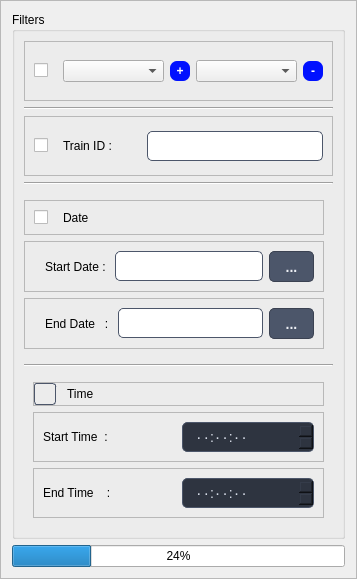
                            <widget class="QFrame" name="frame_45">
                             <property name="frameShape">
                              <enum>QFrame::Shape::StyledPanel</enum>
                             </property>
                             <property name="frameShadow">
                              <enum>QFrame::Shadow::Raised</enum>
                             </property>
                             <layout class="QVBoxLayout" name="verticalLayout_26">
                              <item>
                               <widget class="QGroupBox" name="groupBox_2">
                                <property name="title">
                                 <string>Filters</string>
                                </property>
                                <layout class="QVBoxLayout" name="verticalLayout_8">
                                 <item>
                                  <widget class="QFrame" name="frame_23">
                                   <property name="minimumSize">
                                    <size>
                                     <width>0</width>
                                     <height>60</height>
                                    </size>
                                   </property>
                                   <property name="maximumSize">
                                    <size>
                                     <width>16777215</width>
                                     <height>60</height>
                                    </size>
                                   </property>
                                   <property name="frameShape">
                                    <enum>QFrame::Shape::StyledPanel</enum>
                                   </property>
                                   <property name="frameShadow">
                                    <enum>QFrame::Shadow::Raised</enum>
                                   </property>
                                   <layout class="QHBoxLayout" name="horizontalLayout_8">
                                    <item>
                                     <widget class="QCheckBox" name="checkBox_4">
                                      <property name="maximumSize">
                                       <size>
                                        <width>23</width>
                                        <height>16777215</height>
                                       </size>
                                      </property>
                                      <property name="text">
                                       <string/>
                                      </property>
                                     </widget>
                                    </item>
                                    <item>
                                     <widget class="QComboBox" name="combo_download_all"/>
                                    </item>
                                    <item>
                                     <widget class="QPushButton" name="btn_add">
                                      <property name="minimumSize">
                                       <size>
                                        <width>20</width>
                                        <height>20</height>
                                       </size>
                                      </property>
                                      <property name="maximumSize">
                                       <size>
                                        <width>20</width>
                                        <height>20</height>
                                       </size>
                                      </property>
                                      <property name="styleSheet">
                                       <string notr="true">QPushButton{
	color: white;
    background-color:#0C356A;
	padding: 5px;
	font-size:12px;
	font-weight: bold;
	border-radius:7px;
	background-color: rgb(0, 17, 255);

}

QPushButton:hover{
	background-color: rgb(18, 3, 104);
}

QPushButton:disabled {
    color: #8D8D8D;
}

QPushButton:pressed {
	background: rgb(0, 0, 0);
}

</string>
                                      </property>
                                      <property name="text">
                                       <string>+</string>
                                      </property>
                                     </widget>
                                    </item>
                                    <item>
                                     <widget class="QComboBox" name="combo_download_selected"/>
                                    </item>
                                    <item>
                                     <widget class="QPushButton" name="btn_remove">
                                      <property name="minimumSize">
                                       <size>
                                        <width>20</width>
                                        <height>20</height>
                                       </size>
                                      </property>
                                      <property name="maximumSize">
                                       <size>
                                        <width>20</width>
                                        <height>20</height>
                                       </size>
                                      </property>
                                      <property name="styleSheet">
                                       <string notr="true">QPushButton{
	color: white;
    background-color:#0C356A;
	padding: 5px;
	font-size:12px;
	font-weight: bold;
	border-radius:7px;
	background-color: rgb(0, 17, 255);

}

QPushButton:hover{
	background-color: rgb(18, 3, 104);
}

QPushButton:disabled {
    color: #8D8D8D;
}

QPushButton:pressed {
	background: rgb(0, 0, 0);
}

</string>
                                      </property>
                                      <property name="text">
                                       <string>-</string>
                                      </property>
                                     </widget>
                                    </item>
                                   </layout>
                                  </widget>
                                 </item>
                                 <item>
                                  <widget class="Line" name="line_15">
                                   <property name="orientation">
                                    <enum>Qt::Orientation::Horizontal</enum>
                                   </property>
                                  </widget>
                                 </item>
                                 <item>
                                  <widget class="QFrame" name="frame_25">
                                   <property name="minimumSize">
                                    <size>
                                     <width>0</width>
                                     <height>60</height>
                                    </size>
                                   </property>
                                   <property name="maximumSize">
                                    <size>
                                     <width>16777215</width>
                                     <height>60</height>
                                    </size>
                                   </property>
                                   <property name="frameShape">
                                    <enum>QFrame::Shape::StyledPanel</enum>
                                   </property>
                                   <property name="frameShadow">
                                    <enum>QFrame::Shadow::Raised</enum>
                                   </property>
                                   <layout class="QHBoxLayout" name="horizontalLayout_9">
                                    <item>
                                     <widget class="QCheckBox" name="checkBox">
                                      <property name="maximumSize">
                                       <size>
                                        <width>23</width>
                                        <height>16777215</height>
                                       </size>
                                      </property>
                                      <property name="text">
                                       <string/>
                                      </property>
                                     </widget>
                                    </item>
                                    <item alignment="Qt::AlignmentFlag::AlignLeft">
                                     <widget class="QLabel" name="label_5">
                                      <property name="maximumSize">
                                       <size>
                                        <width>50</width>
                                        <height>16777215</height>
                                       </size>
                                      </property>
                                      <property name="text">
                                       <string>Train ID :</string>
                                      </property>
                                     </widget>
                                    </item>
                                    <item>
                                     <widget class="QLineEdit" name="line_train_id">
                                      <property name="maximumSize">
                                       <size>
                                        <width>176</width>
                                        <height>16777215</height>
                                       </size>
                                      </property>
                                      <property name="styleSheet">
                                       <string notr="true">QLineEdit {

    border: 1px solid #4c566a; /* Subtle border */
    border-radius: 5px; /* Rounded corners */
    padding: 5px 10px; /* Padding inside the line edit */
    color: #d8dee9; /* Text color */
    font-size: 14px; /* Font size */
    font-weight: 400; /* Font weight */
}

QLineEdit:focus {
    border: 1px solid #81a1c1; /* Border color on focus */
    background-color: #3b4252; /* Slightly lighter background color on focus */
    selection-background-color: #81a1c1; /* Selection background color */
    selection-color: #2e3440; /* Selection text color */
}

QLineEdit::placeholder {
    color: #4c566a; /* Placeholder text color */
    font-style: italic; /* Italicize placeholder text */
}</string>
                                      </property>
                                     </widget>
                                    </item>
                                   </layout>
                                  </widget>
                                 </item>
                                 <item>
                                  <widget class="Line" name="line_16">
                                   <property name="orientation">
                                    <enum>Qt::Orientation::Horizontal</enum>
                                   </property>
                                  </widget>
                                 </item>
                                 <item>
                                  <widget class="QFrame" name="frame_26">
                                   <property name="frameShape">
                                    <enum>QFrame::Shape::NoFrame</enum>
                                   </property>
                                   <property name="frameShadow">
                                    <enum>QFrame::Shadow::Raised</enum>
                                   </property>
                                   <layout class="QVBoxLayout" name="verticalLayout_18">
                                    <property name="leftMargin">
                                     <number>0</number>
                                    </property>
                                    <item>
                                     <widget class="QFrame" name="frame">
                                      <property name="frameShape">
                                       <enum>QFrame::Shape::StyledPanel</enum>
                                      </property>
                                      <property name="frameShadow">
                                       <enum>QFrame::Shadow::Raised</enum>
                                      </property>
                                      <layout class="QHBoxLayout" name="horizontalLayout_2">
                                       <item>
                                        <widget class="QCheckBox" name="checkBox_2">
                                         <property name="maximumSize">
                                          <size>
                                           <width>23</width>
                                           <height>16777215</height>
                                          </size>
                                         </property>
                                         <property name="text">
                                          <string/>
                                         </property>
                                         <property name="checked">
                                          <bool>false</bool>
                                         </property>
                                        </widget>
                                       </item>
                                       <item>
                                        <widget class="QLabel" name="label_9">
                                         <property name="text">
                                          <string>Date</string>
                                         </property>
                                        </widget>
                                       </item>
                                      </layout>
                                     </widget>
                                    </item>
                                    <item>
                                     <widget class="QFrame" name="frame_27">
                                      <property name="frameShape">
                                       <enum>QFrame::Shape::StyledPanel</enum>
                                      </property>
                                      <property name="frameShadow">
                                       <enum>QFrame::Shadow::Raised</enum>
                                      </property>
                                      <layout class="QHBoxLayout" name="horizontalLayout_11">
                                       <property name="leftMargin">
                                        <number>20</number>
                                       </property>
                                       <item>
                                        <widget class="QLabel" name="label_10">
                                         <property name="text">
                                          <string>Start Date : </string>
                                         </property>
                                        </widget>
                                       </item>
                                       <item>
                                        <widget class="QLineEdit" name="line_start_date">
                                         <property name="styleSheet">
                                          <string notr="true">QLineEdit {

    border: 1px solid #4c566a; /* Subtle border */
    border-radius: 5px; /* Rounded corners */
    padding: 5px 10px; /* Padding inside the line edit */
    color: #d8dee9; /* Text color */
    font-size: 14px; /* Font size */
    font-weight: 400; /* Font weight */
}

QLineEdit:focus {
    border: 1px solid #81a1c1; /* Border color on focus */
    background-color: #3b4252; /* Slightly lighter background color on focus */
    selection-background-color: #81a1c1; /* Selection background color */
    selection-color: #2e3440; /* Selection text color */
}

QLineEdit::placeholder {
    color: #4c566a; /* Placeholder text color */
    font-style: italic; /* Italicize placeholder text */
}</string>
                                         </property>
                                        </widget>
                                       </item>
                                       <item>
                                        <widget class="QToolButton" name="toolButton">
                                         <property name="styleSheet">
                                          <string notr="true">QToolButton {
    background-color: #4c566a; /* Dark background color */
    border: 1px solid #3b4252; /* Border color */
    border-radius: 5px; /* Rounded corners */
    padding: 5px 10px; /* Padding around the text/icon */
    color: #eceff4; /* Text color */
    font-size: 14px; /* Font size */
    font-weight: bold; /* Font weight */
    icon-size: 24px; /* Icon size */
}

QToolButton:hover {
    background-color: #5e81ac; /* Lighter background color on hover */
    border: 1px solid #4c566a; /* Border color on hover */
}

QToolButton:pressed {
    background-color: #434c5e; /* Darker background color on press */
    border: 1px solid #3b4252; /* Border color on press */
}

QToolButton::menu-indicator {
    image: url(:/icons/icons8-menu-24.png); /* Custom icon for the menu indicator */
    width: 16px; /* Width of the menu indicator */
    height: 16px; /* Height of the menu indicator */
}

QToolButton::separator {
    width: 2px; /* Width of the separator */
    background-color: #3b4252; /* Color of the separator */
}

QToolButton::toolbutton {
    padding: 5px; /* Padding for the toolbutton */
}</string>
                                         </property>
                                         <property name="text">
                                          <string>...</string>
                                         </property>
                                        </widget>
                                       </item>
                                      </layout>
                                     </widget>
                                    </item>
                                    <item>
                                     <widget class="QFrame" name="frame_28">
                                      <property name="frameShape">
                                       <enum>QFrame::Shape::StyledPanel</enum>
                                      </property>
                                      <property name="frameShadow">
                                       <enum>QFrame::Shadow::Raised</enum>
                                      </property>
                                      <layout class="QHBoxLayout" name="horizontalLayout_13">
                                       <property name="leftMargin">
                                        <number>20</number>
                                       </property>
                                       <item>
                                        <widget class="QLabel" name="label_11">
                                         <property name="text">
                                          <string>End Date   : </string>
                                         </property>
                                        </widget>
                                       </item>
                                       <item>
                                        <widget class="QLineEdit" name="line_end_date">
                                         <property name="styleSheet">
                                          <string notr="true">QLineEdit {

    border: 1px solid #4c566a; /* Subtle border */
    border-radius: 5px; /* Rounded corners */
    padding: 5px 10px; /* Padding inside the line edit */
    color: #d8dee9; /* Text color */
    font-size: 14px; /* Font size */
    font-weight: 400; /* Font weight */
}

QLineEdit:focus {
    border: 1px solid #81a1c1; /* Border color on focus */
    background-color: #3b4252; /* Slightly lighter background color on focus */
    selection-background-color: #81a1c1; /* Selection background color */
    selection-color: #2e3440; /* Selection text color */
}

QLineEdit::placeholder {
    color: #4c566a; /* Placeholder text color */
    font-style: italic; /* Italicize placeholder text */
}</string>
                                         </property>
                                        </widget>
                                       </item>
                                       <item>
                                        <widget class="QToolButton" name="toolButton_2">
                                         <property name="styleSheet">
                                          <string notr="true">QToolButton {
    background-color: #4c566a; /* Dark background color */
    border: 1px solid #3b4252; /* Border color */
    border-radius: 5px; /* Rounded corners */
    padding: 5px 10px; /* Padding around the text/icon */
    color: #eceff4; /* Text color */
    font-size: 14px; /* Font size */
    font-weight: bold; /* Font weight */
    icon-size: 24px; /* Icon size */
}

QToolButton:hover {
    background-color: #5e81ac; /* Lighter background color on hover */
    border: 1px solid #4c566a; /* Border color on hover */
}

QToolButton:pressed {
    background-color: #434c5e; /* Darker background color on press */
    border: 1px solid #3b4252; /* Border color on press */
}

QToolButton::menu-indicator {
    image: url(:/icons/icons8-menu-24.png); /* Custom icon for the menu indicator */
    width: 16px; /* Width of the menu indicator */
    height: 16px; /* Height of the menu indicator */
}

QToolButton::separator {
    width: 2px; /* Width of the separator */
    background-color: #3b4252; /* Color of the separator */
}

QToolButton::toolbutton {
    padding: 5px; /* Padding for the toolbutton */
}</string>
                                         </property>
                                         <property name="text">
                                          <string>...</string>
                                         </property>
                                        </widget>
                                       </item>
                                      </layout>
                                     </widget>
                                    </item>
                                   </layout>
                                  </widget>
                                 </item>
                                 <item>
                                  <widget class="Line" name="line_17">
                                   <property name="orientation">
                                    <enum>Qt::Orientation::Horizontal</enum>
                                   </property>
                                  </widget>
                                 </item>
                                 <item>
                                  <widget class="QFrame" name="frame_30">
                                   <property name="frameShape">
                                    <enum>QFrame::Shape::NoFrame</enum>
                                   </property>
                                   <property name="frameShadow">
                                    <enum>QFrame::Shadow::Raised</enum>
                                   </property>
                                   <layout class="QVBoxLayout" name="verticalLayout_19">
                                    <item>
                                     <widget class="QFrame" name="frame_5">
                                      <property name="frameShape">
                                       <enum>QFrame::Shape::StyledPanel</enum>
                                      </property>
                                      <property name="frameShadow">
                                       <enum>QFrame::Shadow::Raised</enum>
                                      </property>
                                      <layout class="QHBoxLayout" name="horizontalLayout_40">
                                       <property name="leftMargin">
                                        <number>0</number>
                                       </property>
                                       <property name="topMargin">
                                        <number>0</number>
                                       </property>
                                       <property name="rightMargin">
                                        <number>0</number>
                                       </property>
                                       <property name="bottomMargin">
                                        <number>0</number>
                                       </property>
                                       <item>
                                        <widget class="QCheckBox" name="checkBox_3">
                                         <property name="maximumSize">
                                          <size>
                                           <width>27</width>
                                           <height>16777215</height>
                                          </size>
                                         </property>
                                         <property name="styleSheet">
                                          <string notr="true">QCheckBox {
    spacing: 5px; /* Space between the checkbox and the text */
    font-size: 14px; /* Font size */
    font-weight: 400; /* Font weight */
}

QCheckBox::indicator {
    width: 20px; /* Width of the checkbox */
    height: 20px; /* Height of the checkbox */
    border: 1px solid #4c566a; /* Border color for the checkbox */
    border-radius: 3px; /* Rounded corners */

}

QCheckBox::indicator:checked {
background-color: #2e3440; /* Default background color */
    border: 1px solid #81a1c1; /* Border color when checked */
    image: url(:/icons/icons/icons8-check-mark-48.png); /* Checkmark icon path */
}

QCheckBox::indicator:hover {
    border: 1px solid #5e81ac; /* Border color on hover */
}

QCheckBox::indicator:pressed {
    background-color: #434c5e; /* Background color when pressed */
}

QCheckBox::indicator:checked:pressed {
    background-color: #3b4252; /* Background color when checked and pressed */
}

QCheckBox::indicator:unchecked:pressed {
    background-color: #3b4252; /* Background color when unchecked and pressed */
}

QCheckBox::indicator:checked:disabled {
    background-color: #4c566a; /* Background color when disabled and checked */
    border: 1px solid #4c566a; /* Border color when disabled and checked */
}

QCheckBox::indicator:unchecked:disabled {
    background-color: #2e3440; /* Background color when disabled and unchecked */
    border: 1px solid #2e3440; /* Border color when disabled and unchecked */
}</string>
                                         </property>
                                         <property name="text">
                                          <string/>
                                         </property>
                                         <property name="checked">
                                          <bool>false</bool>
                                         </property>
                                        </widget>
                                       </item>
                                       <item>
                                        <widget class="QLabel" name="label_12">
                                         <property name="text">
                                          <string>Time</string>
                                         </property>
                                        </widget>
                                       </item>
                                      </layout>
                                     </widget>
                                    </item>
                                    <item>
                                     <widget class="QFrame" name="frame_33">
                                      <property name="frameShape">
                                       <enum>QFrame::Shape::StyledPanel</enum>
                                      </property>
                                      <property name="frameShadow">
                                       <enum>QFrame::Shadow::Raised</enum>
                                      </property>
                                      <layout class="QHBoxLayout" name="horizontalLayout_14">
                                       <item>
                                        <widget class="QLabel" name="label_13">
                                         <property name="text">
                                          <string>Start Time  : </string>
                                         </property>
                                        </widget>
                                       </item>
                                       <item>
                                        <widget class="QTimeEdit" name="time_start">
                                         <property name="styleSheet">
                                          <string notr="true">QTimeEdit {
    background-color: #2e3440; /* Dark background color */
    border: 1px solid #4c566a; /* Subtle border */
    border-radius: 5px; /* Rounded corners */
    padding: 5px 10px; /* Padding inside the line edit */
    color: #d8dee9; /* Text color */
    font-size: 14px; /* Font size */
    font-weight: 400; /* Font weight */
}

QTimeEdit::drop-down {
    background-color: #3b4252; /* Background color of the drop-down button */
    border: none; /* No border for the drop-down button */
    border-top-right-radius: 5px; /* Rounded corners for the drop-down button */
    border-bottom-right-radius: 5px; /* Rounded corners for the drop-down button */
}

QTimeEdit::drop-down:hover {
    background-color: #434c5e; /* Hover background color for the drop-down button */
}

QTimeEdit::drop-down::drop-down-button {
    image: url(:/icons/icons8-time-80.png); /* Set your icon path */
    width: 16px; /* Width of the drop-down arrow icon */
    height: 16px; /* Height of the drop-down arrow icon */
}

QTimeEdit:focus {
    border: 1px solid #81a1c1; /* Border color when focused */
    background-color: #3b4252; /* Slightly lighter background color when focused */
    selection-background-color: #81a1c1; /* Selection background color */
    selection-color: #2e3440; /* Selection text color */
}

QTimeEdit::placeholder {
    color: #4c566a; /* Placeholder text color */
    font-style: italic; /* Italicize placeholder text */
}</string>
                                         </property>
                                         <property name="locale">
                                          <locale language="Persian" country="Iran"/>
                                         </property>
                                        </widget>
                                       </item>
                                      </layout>
                                     </widget>
                                    </item>
                                    <item>
                                     <widget class="QFrame" name="frame_34">
                                      <property name="frameShape">
                                       <enum>QFrame::Shape::StyledPanel</enum>
                                      </property>
                                      <property name="frameShadow">
                                       <enum>QFrame::Shadow::Raised</enum>
                                      </property>
                                      <layout class="QHBoxLayout" name="horizontalLayout_16">
                                       <item>
                                        <widget class="QLabel" name="label_14">
                                         <property name="text">
                                          <string>End Time    : </string>
                                         </property>
                                        </widget>
                                       </item>
                                       <item>
                                        <widget class="QTimeEdit" name="time_end">
                                         <property name="styleSheet">
                                          <string notr="true">QTimeEdit {
    background-color: #2e3440; /* Dark background color */
    border: 1px solid #4c566a; /* Subtle border */
    border-radius: 5px; /* Rounded corners */
    padding: 5px 10px; /* Padding inside the line edit */
    color: #d8dee9; /* Text color */
    font-size: 14px; /* Font size */
    font-weight: 400; /* Font weight */
}

QTimeEdit::drop-down {
    background-color: #3b4252; /* Background color of the drop-down button */
    border: none; /* No border for the drop-down button */
    border-top-right-radius: 5px; /* Rounded corners for the drop-down button */
    border-bottom-right-radius: 5px; /* Rounded corners for the drop-down button */
}

QTimeEdit::drop-down:hover {
    background-color: #434c5e; /* Hover background color for the drop-down button */
}

QTimeEdit::drop-down::drop-down-button {
    image: url(:/icons/icons8-time-80.png); /* Set your icon path */
    width: 16px; /* Width of the drop-down arrow icon */
    height: 16px; /* Height of the drop-down arrow icon */
}

QTimeEdit:focus {
    border: 1px solid #81a1c1; /* Border color when focused */
    background-color: #3b4252; /* Slightly lighter background color when focused */
    selection-background-color: #81a1c1; /* Selection background color */
    selection-color: #2e3440; /* Selection text color */
}

QTimeEdit::placeholder {
    color: #4c566a; /* Placeholder text color */
    font-style: italic; /* Italicize placeholder text */
}</string>
                                         </property>
                                         <property name="locale">
                                          <locale language="Persian" country="Iran"/>
                                         </property>
                                        </widget>
                                       </item>
                                      </layout>
                                     </widget>
                                    </item>
                                   </layout>
                                  </widget>
                                 </item>
                                </layout>
                               </widget>
                              </item>
                              <item>
                               <widget class="QProgressBar" name="progressBar">
                                <property name="value">
                                 <number>24</number>
                                </property>
                               </widget>
                              </item>
                             </layout>
                            </widget>
